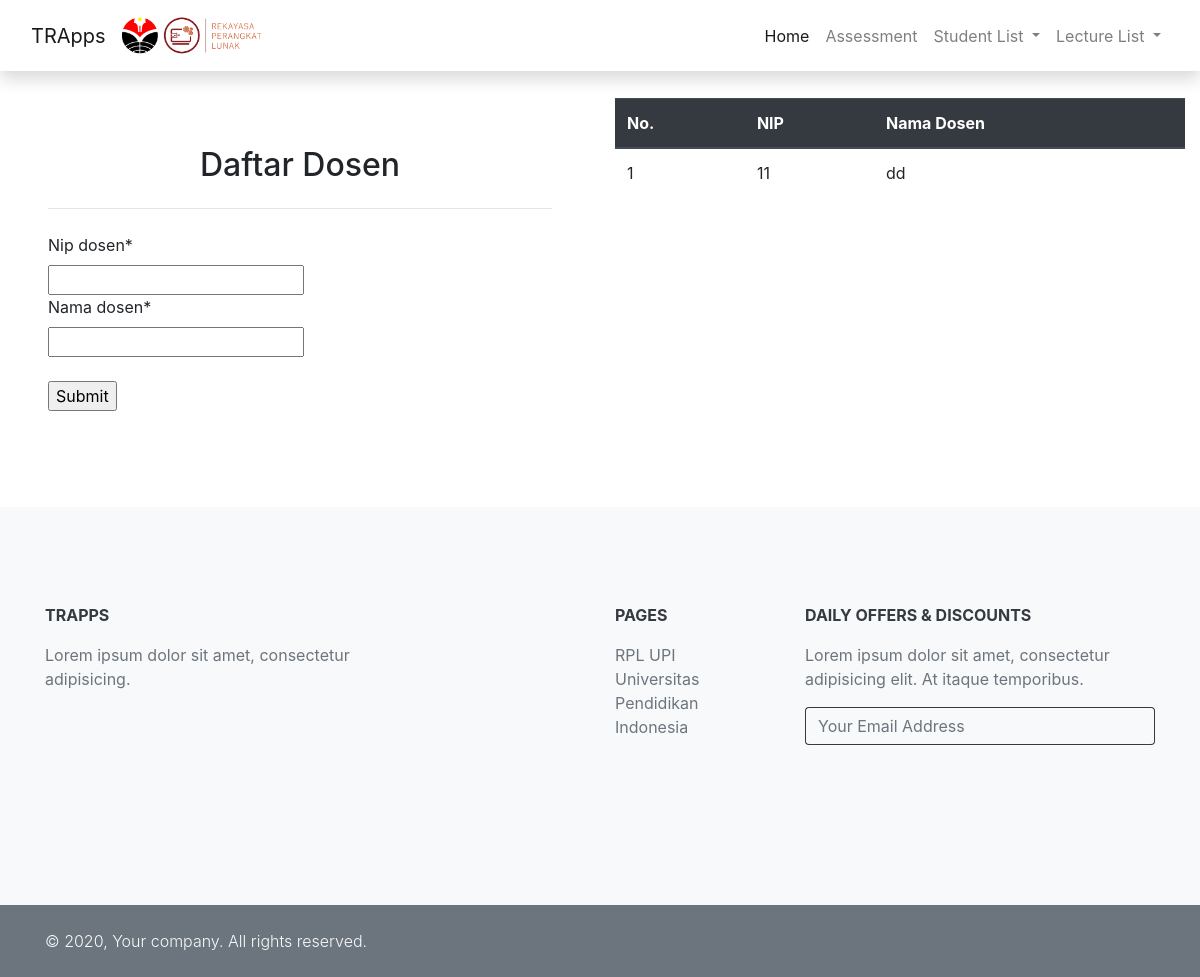
The page /dosenlist/ on the database its author committed.
### TRApps/model/tabelDosen.py (models this page shows, shortened)
class Dosen (models.Model):
    nip_dosen = models.CharField(max_length=45)
    nama_dosen = models.CharField(max_length=45)

### TRApps/views.py (the view)
# urls.py: path('dosenlist/', createDosen, name = 'dosenform'),
def createDosen(request):
	context = {}
	form = DosenForm(request.POST or None)
	if form.is_valid():
		form.save()
	context['form'] = form
	context['dataset'] = Dosen.objects.all()
	return render(request, "tabelDosen.html", context)

### TRApps/forms/dosenForm.py
class DosenForm(forms.ModelForm):
    helper = FormHelper()
    helper.form_tag = False
    helper.disable_csrf = True
    class Meta:
        model = Dosen
        fields = [
            "nip_dosen",
            "nama_dosen",
        ]

### TRApps/Templates/tabelDosen.html (shortened to what this page needs)
{% extends "layout.html" %}
{% block content %}
{% load crispy_forms_tags %}
<section class="">
    <div class="container-fluid my-5">
        <div class="row">
            <div class="p-xl-5 col-lg-6">
                <h2 style="text-align:center;">Daftar Dosen</h2>
                <hr class="my-4"/>
                <form method="POST" enctype="multipart/form-data">
                    <div class="mb-4">
                        {% crispy form %}
                    </div>
                    <input type="submit" value="Submit">
                </form>
            </div>
            <div class="col-lg-6">
                <table class="table">
                    <thead class="thead-dark">
                        <tr>
                        <th scope="col">No.</th>
                        <th scope="col">NIP</th>
                        <th scope="col">Nama Dosen</th>
                        </tr>
                    </thead>
                    {% for data in dataset %}
                    <tr>
                        <td>{{ data.id }}</td>
                        <td>{{ data.nip_dosen }}</td>
                        <td>{{ data.nama_dosen }}</td>
                    </tr>
                    {% endfor %}
                </table>
            </div>
        </div>
    </div>
</section>
{% endblock %}

### TRApps/static/css/custom.css (style rules this page uses)
.mb-4, .my-4 { margin-bottom: 1.5rem!important; }
.mt-4, .my-4 { margin-top: 1.5rem!important; }
.mt-5, .my-5 { margin-top: 3rem!important; }
.mb-5, .my-5 { margin-bottom: 3rem!important; }
.p-xl-5 { padding: 3rem!important; }

### rows shown on the page
Dosen: id "1", nip_dosen "11", nama_dosen "dd"
